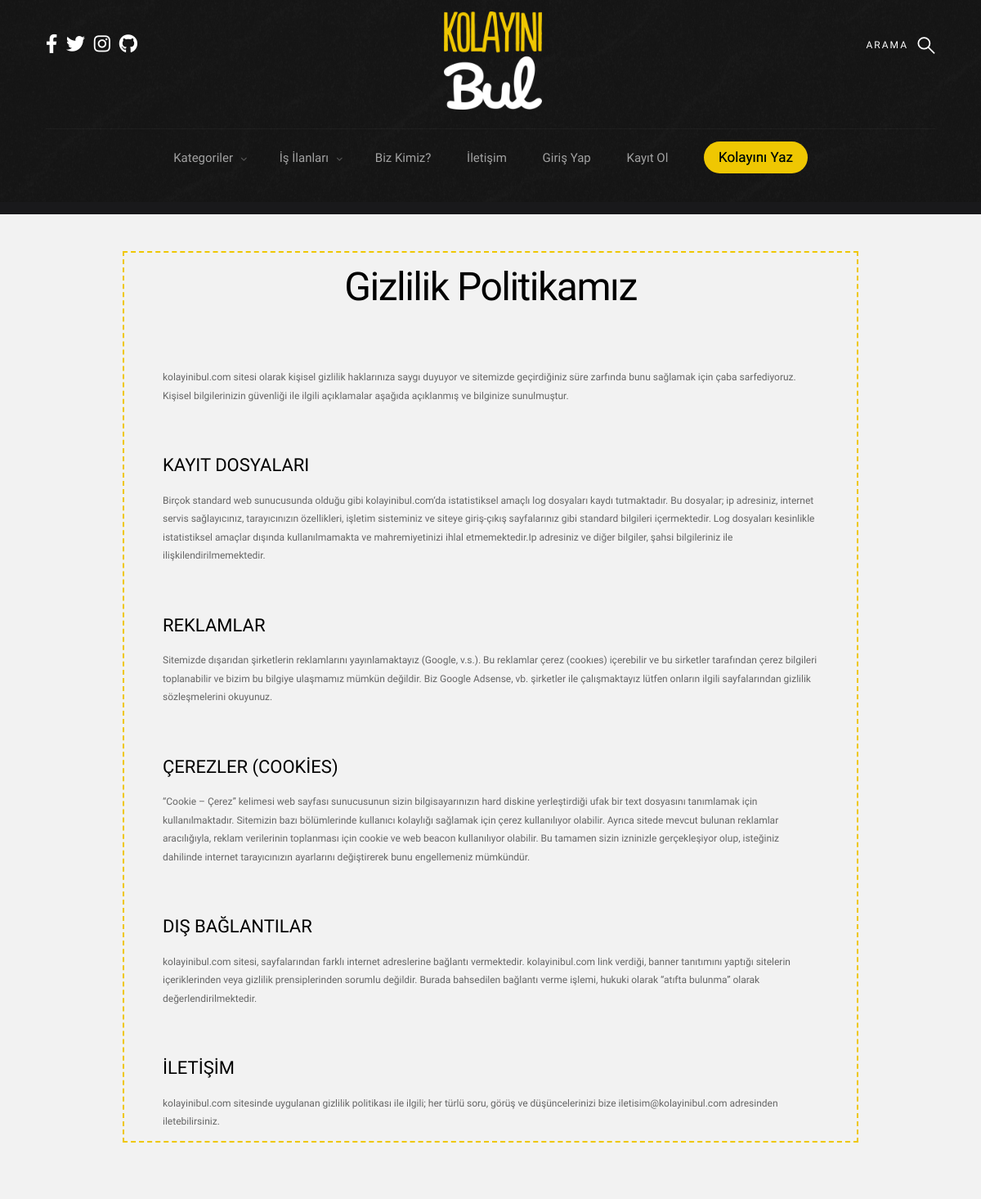
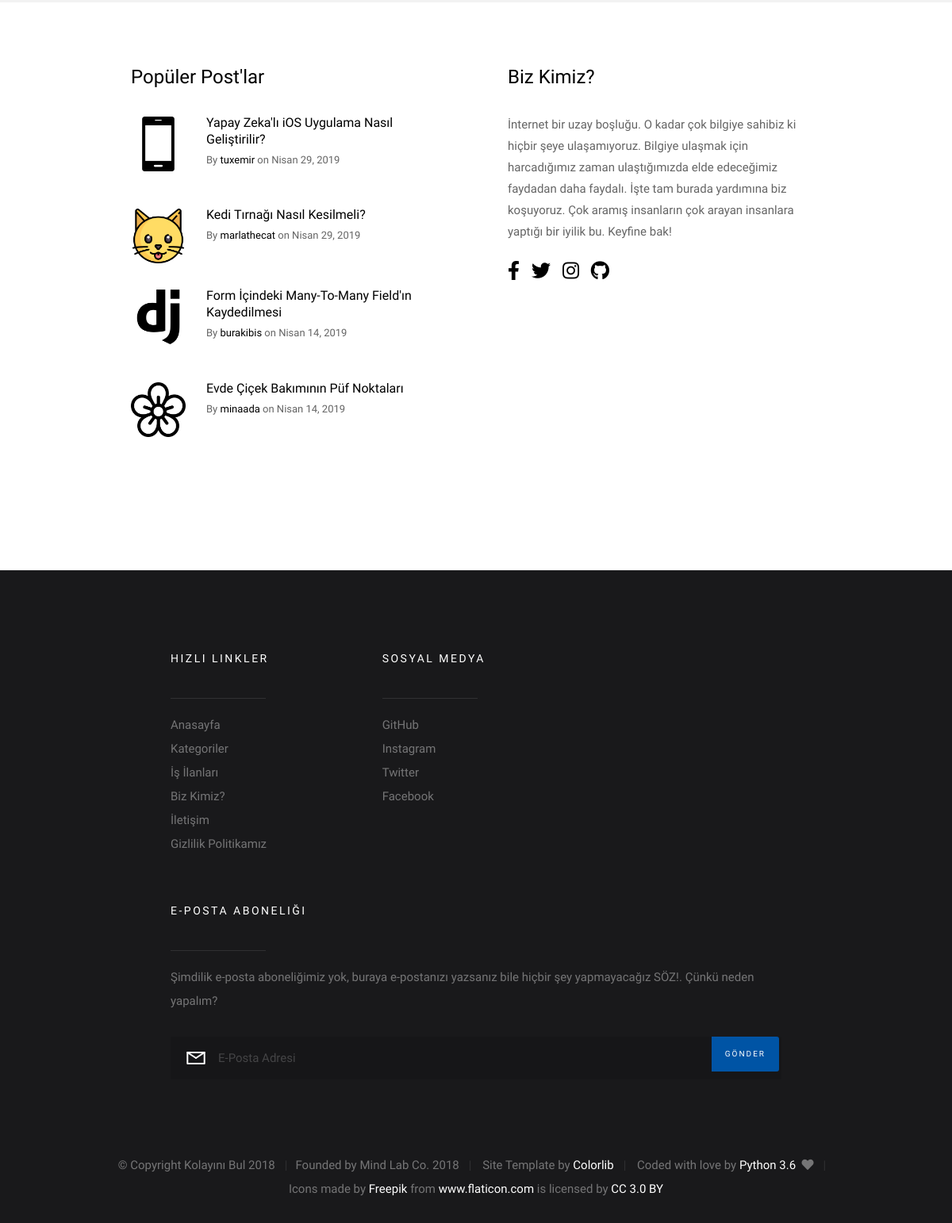
Page /privacy_page/ on the committed database (2 pictures, top to bottom).
### blog/models.py (models this page shows, shortened)
class Post(models.Model):
    author = models.ForeignKey("auth.User", on_delete=models.CASCADE, verbose_name="Yazar")
    category = models.ForeignKey("Category", on_delete=models.CASCADE, verbose_name="Kategori Adı")
    sub_category = models.ForeignKey("SubCategory", on_delete=models.CASCADE, verbose_name="Alt Kategori Adı",
                                     related_name="sub_category")
    title = models.CharField(max_length=50, verbose_name="Post Başlığı")
    slug = models.SlugField(max_length=55, blank=True, null=True)
    description = RichTextField(max_length=100000, null=False, verbose_name="Açıklama")
    image = models.ImageField(upload_to='post_images/', null=True, blank=True,
                              default='')
    created_date = models.DateTimeField(auto_now_add=True, verbose_name="Created Date")
    updated_date = models.DateTimeField(blank=True, null=True, verbose_name="Updated Date")
    verified_date = models.DateTimeField(auto_now_add=True, verbose_name="Verified Date")
    sources = models.CharField(max_length=250, verbose_name="Kaynak", blank=True, null=True)
    STATUS_DRAFT = 1
    STATUS_PUBLISHED = 2
    STATUS_ARCHIVED = 3
    STATUS_DEACTIVATED = 4
    STATUS_WAITING_APPROVAL = 5
    STATUSES = (
        (STATUS_DRAFT, 'Taslak'),
        (STATUS_PUBLISHED, 'Yayında'),
        (STATUS_ARCHIVED, 'Arşivlendi'),
        (STATUS_DEACTIVATED, 'Kaldırıldı'),
        (STATUS_WAITING_APPROVAL, "Onay Bekliyor")
    )
    active_post = models.SmallIntegerField(choices=STATUSES, default=5)
    LOCATION_BIG = 1
    LOCATION_SMALL1 = 2
    LOCATION_SMALL2 = 3
    LOCATION_OTHER = 4
    LOCATION = (
        (LOCATION_BIG, 'Big Box'),
        (LOCATION_SMALL1, 'First Small Box'),
        (LOCATION_SMALL2, 'Second Small Box'),
        (LOCATION_OTHER, 'Other'),
    )
    page_header_content = models.SmallIntegerField(choices=LOCATION, default=4)
    tag = models.ManyToManyField(SubCategory, default=sub_category)
    class Meta:
        ordering = ['-created_date']

class SubCategory(models.Model):
    category_name = models.ForeignKey(Category, on_delete=models.CASCADE, null=True, related_name='subcategories')
    sub_category_name = models.CharField(max_length=50, verbose_name="Alt-Category Adı")
    slug = models.SlugField(max_length=55, blank=True, null=True)
    sub_category_image = models.FileField(upload_to='sub_category_images/', null=True, blank=True)
    def __str__(self):
        return "{sub_category_name}".format(sub_category_name=self.sub_category_name)

### base_pages/views.py (the view)
# urls.py: path('privacy_page/', base_pages_view.privacy_page, name="privacy_page"),
def privacy_page(request):
    return render(request, "help_pages/privacy_page.html")

### base_pages/views.py (called while the page is built)
def categories(request):
    categories = Category.objects.all()
    context = {
        "categories": categories,
    }
    return context

def footerpost(request):
    footer_post = Post.objects.filter(active_post="2").order_by('-created_date')
    context = {
        "footer_post": footer_post,
    }
    return context

def big_box(request):
    try:
        big_box = Post.objects.get(page_header_content=1)
    except Post.DoesNotExist:
        big_box = None
    context = {
        "big_box": big_box,
    }
    return context

def second_box(request):
    try:
        second_box = Post.objects.get(page_header_content=2)
    except Post.DoesNotExist:
        second_box = None
    context = {
        "second_box": second_box,
    }
    return context

def third_box(request):
    try:
        third_box = Post.objects.get(page_header_content=3)
    except Post.DoesNotExist:
        third_box = None
    context = {
        "third_box": third_box,
    }
    return context

### blog/templatetags/my_filters.py (called while the page is built)
@register.filter()
def upfirstletter(value):
    first = value[0] if len(value) > 0 else ''
    remaining = value[1:] if len(value) > 1 else ''
    return first.upper() + remaining

### templates/help_pages/privacy_page.html (shortened to what this page needs)
{% extends "base/layout.html" %}
{% load static %}
{% block body %}
    <section class="s-content s-content--narrow">
        <br> <br>
        <div class="row" style="border: #EFC702 dashed 2px;padding: 12px">
            <div class="s-content__header col-full">
                <h1 class="s-content__header-title">
                    Gizlilik Politikamız
                </h1>
            </div>
            <div class="col-full s-content__main">
                <div class="row">
                        kolayinibul.com sitesi olarak kişisel gizlilik haklarınıza saygı duyuyor ve sitemizde geçirdiğiniz
                        süre zarfında bunu sağlamak için çaba sarfediyoruz. Kişisel bilgilerinizin güvenliği ile ilgili
                        açıklamalar aşağıda açıklanmış ve bilginize sunulmuştur.
                        <h3>KAYIT DOSYALARI</h3>
                        Birçok standard web sunucusunda olduğu gibi kolayinibul.com‘da istatistiksel amaçlı log dosyaları
                        kaydı tutmaktadır. Bu dosyalar; ip adresiniz, internet servis sağlayıcınız, tarayıcınızın
                        özellikleri, işletim sisteminiz ve siteye giriş-çıkış sayfalarınız gibi standard bilgileri
                        içermektedir. Log dosyaları kesinlikle istatistiksel amaçlar dışında kullanılmamakta ve
                        mahremiyetinizi ihlal etmemektedir.Ip adresiniz ve diğer bilgiler, şahsi bilgileriniz ile
                        ilişkilendirilmemektedir.
                        <h3>REKLAMLAR</h3>
                        Sitemizde dışarıdan şirketlerin reklamlarını yayınlamaktayız (Google, v.s.). Bu reklamlar çerez
                        (cookıes) içerebilir ve bu sirketler tarafından çerez bilgileri toplanabilir ve bizim bu bilgiye
                        ulaşmamız mümkün değildir. Biz Google Adsense, vb. şirketler ile çalışmaktayız lütfen onların
                        ilgili sayfalarından gizlilik sözleşmelerini okuyunuz.
                        <h3>ÇEREZLER (COOKİES)</h3>
                        “Cookie – Çerez” kelimesi web sayfası sunucusunun sizin bilgisayarınızın hard diskine
                        yerleştirdiği ufak bir text dosyasını tanımlamak için kullanılmaktadır. Sitemizin bazı
                        bölümlerinde kullanıcı kolaylığı sağlamak için çerez kullanılıyor olabilir. Ayrıca sitede mevcut
                        bulunan reklamlar aracılığıyla, reklam verilerinin toplanması için cookie ve web beacon
                        kullanılıyor olabilir. Bu tamamen sizin izninizle gerçekleşiyor olup, isteğiniz dahilinde
                        internet tarayıcınızın ayarlarını değiştirerek bunu engellemeniz mümkündür.
                        <h3>DIŞ BAĞLANTILAR</h3>
                        kolayinibul.com sitesi, sayfalarından farklı internet adreslerine bağlantı vermektedir. kolayinibul.com
                        link verdiği, banner tanıtımını yaptığı sitelerin içeriklerinden veya gizlilik prensiplerinden
                        sorumlu değildir. Burada bahsedilen bağlantı verme işlemi, hukuki olarak “atıfta bulunma” olarak
                        değerlendirilmektedir.
                        <h3>İLETİŞİM</h3>
                        kolayinibul.com sitesinde uygulanan gizlilik politikası ile ilgili; her türlü soru, görüş ve
                        düşüncelerinizi bize iletisim@kolayinibul.com adresinden iletebilirsiniz.
                </div>
            </div>
        </div>
    </section>
{% endblock %}

### templates/base/components/s-extra-footer-top.html
{% load static %}
{% load my_filters %}
<section class="s-extra">
    <div class="row top">
        <div class="col-eight md-six tab-full popular">
            <h3>Popüler Post'lar</h3>
            <div class="block-1-2 block-m-full popular__posts">
                {% for post in footer_post|slice:":6" %}
                    <article class="col-block popular__post">
                        <a href="#0" class="popular__thumb">
                            <img src="{{ post.sub_category.sub_category_image.url }}" alt="">
                        </a>
                        <h5><a href="{% url 'posts:detail' slug=post.slug %}">{{ post.title|safe|upfirstletter }}</a></h5>
                        <section class="popular__meta">
                            <span class="popular__author"><span>By</span> <a href="{% url 'user:profile' slug=post.author %}">{{ post.author }}</a></span>
                            <span class="popular__date"><span>on</span> <time
                                    datetime="2017-12-19">{{ post.created_date|date:"F d, Y" }}</time></span>
                        </section>
                    </article>
                {% endfor %}
            </div>
        </div>
        <div class="col-four md-six tab-full about">
            <h3>Biz Kimiz?</h3>
            <p>
                İnternet bir uzay boşluğu. O kadar çok bilgiye sahibiz ki hiçbir şeye ulaşamıyoruz. Bilgiye ulaşmak için
                harcadığımız zaman ulaştığımızda elde edeceğimiz faydadan daha faydalı. İşte tam burada
                yardımına biz koşuyoruz. Çok aramış insanların çok arayan insanlara yaptığı bir iyilik bu. Keyfine bak!
            </p>
            <ul class="about__social">
                <li>
                    <a href="https://www.facebook.com/kolayinibul/" target="_blank"><i class="fab fa-facebook-f"></i></a>
                </li>
                <li>
                    <a href="https://twitter.com/kolayinibul" target="_blank"><i class="fab fa-twitter"></i></a>
                </li>
                <li>
                    <a href="https://www.instagram.com/kolayinibul" target="_blank"><i class="fab fa-instagram"></i></a>
                </li>
                <li>
                    <a href="https://github.com/mindlabcore" target="_blank"><i class="fab fa-github"></i></a>
                </li>
            </ul>
        </div>
    </div>
</section>

### static/css/base.css (style rules this page uses)
body { margin: 0; }
article, aside, footer, header, nav, section { display: block; }
h1 { font-size: 2em; margin: 0.67em 0; }
img { border-style: none; }
*, *::before, *::after { box-sizing: inherit; }
body { font-weight: normal; line-height: 1; word-wrap: break-word; text-rendering: optimizeLegibility; -webkit-overflow-scrolling: touch; -webkit-text-size-adjust: none; }
body, input, button { -moz-osx-font-smoothing: grayscale; -webkit-font-smoothing: antialiased; }
img, video { max-width: 100%; height: auto; }
div, dl, dt, dd, ul, ol, li, h1, h2, h3, h4, h5, h6, pre, form, p, blockquote, th, td { margin: 0; padding: 0; }
h1, h2, h3, h4, h5, h6 { -webkit-font-smoothing: auto; -webkit-font-smoothing: antialiased; -webkit-font-variant-ligatures: common-ligatures; -moz-font-variant-ligatures: common-ligatures; font-variant-ligatures: common-ligatures; text-rendering: optimizeLegibility; }
em, i { font-style: italic; line-height: inherit; }
ol, ul { list-style: none; }
li { display: block; }
a img { border: none; }
.row { width: 94%; max-width: 1200px; margin: 0 auto; }
.row:after { content: ""; display: table; clear: both; }
.row .row { width: auto; max-width: none; margin-left: -20px; margin-right: -20px; }
[class*="col-"] { float: left; padding: 0 20px; }
.col-four, .col-1-3 { width: 33.33333%; }
.col-eight, .col-2-3 { width: 66.66667%; }
.col-twelve, .col-full { width: 100%; }
@media only screen and (max-width: 1200px) { .row .row { margin-left: -15px; margin-right: -15px; } }
@media only screen and (max-width: 1200px) { [class*="col-"] { padding: 0 15px; } }
@media only screen and (max-width: 1200px) { .md-six, .md-1-2 { width: 50%; } }
[class*="block-"]:after { content: ""; display: table; clear: both; }
.block-1-2 .col-block { width: 50%; }
.block-1-6 .col-block:nth-child(6n + 1), .block-1-5 .col-block:nth-child(5n + 1), .block-1-4 .col-block:nth-child(4n + 1), .block-1-3 .col-block:nth-child(3n + 1), .block-1-2 .col-block:nth-child(2n + 1) { clear: both; }
@media only screen and (max-width: 1200px) { .block-m-full .col-block { width: 100%; clear: both; } }
@media only screen and (max-width: 1200px) { [class*="block-m-"] .col-block:nth-child(n) { clear: none; } }

### rows in the picture
Post: sub_category.sub_category_image (picture), title|upfirstletter "Yapay Zeka'lı iOS Uygulama Nasıl Geliştirilir?", author "tuxemir", created_date "Nisan 29, 2019"
Post: sub_category.sub_category_image (picture), title|upfirstletter "Kedi Tırnağı Nasıl Kesilmeli?", author "marlathecat", created_date "Nisan 29, 2019"
Post: sub_category.sub_category_image (picture), title|upfirstletter "Form İçindeki Many-To-Many Field'ın Kaydedilmesi", author "burakibis", created_date "Nisan 14, 2019"
Post: sub_category.sub_category_image (picture), title|upfirstletter "Evde Çiçek Bakımının Püf Noktaları", author "minaada", created_date "Nisan 14, 2019"
